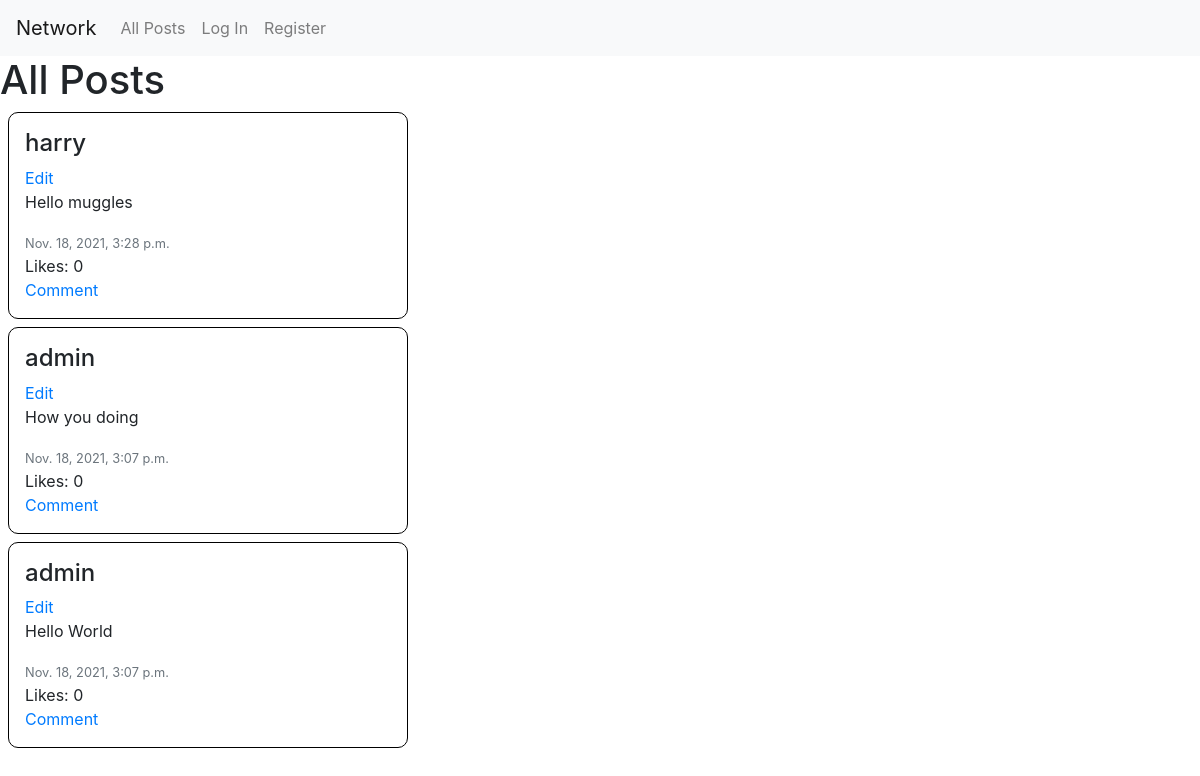
Before: / with the older database file.
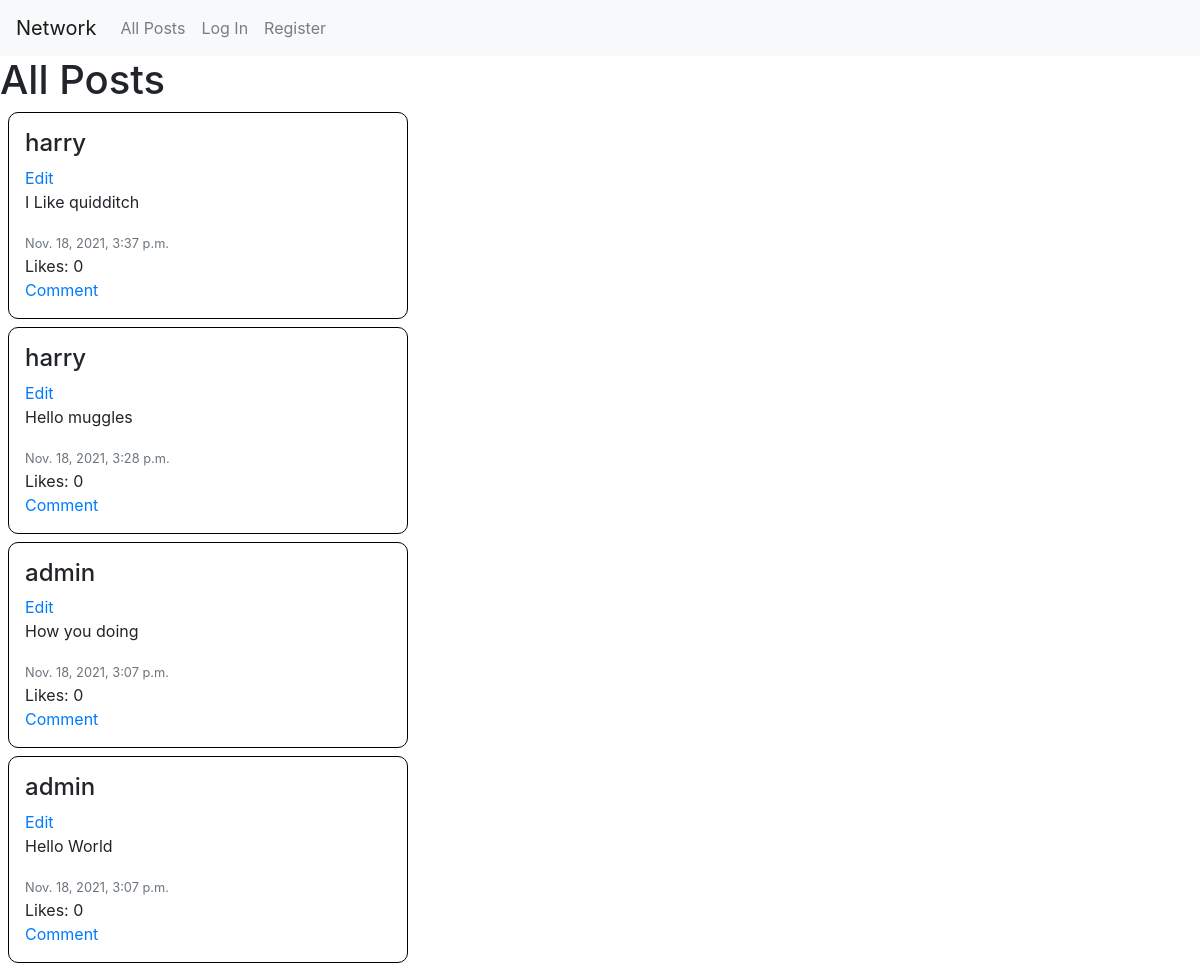
After: the same page with the newer database file.
### network/models.py (models this page shows)
class Post(models.Model):
    creator = models.ForeignKey(User, on_delete=models.CASCADE)
    message = models.CharField(max_length=128)
    timestamp = models.DateTimeField(auto_now_add=True)
    likes = models.IntegerField(default=0)

class User(AbstractUser):
    followers = models.IntegerField(default=0)
    following = models.IntegerField(default=0)

### network/views.py (the view)
# urls.py: path("", views.index, name="index"),
def index(request):
    posts = Post.objects.all().order_by('-timestamp')
    return render(request, "network/index.html", {'posts': posts})

### network/templates/network/index.html (shortened to what this page needs)
{% extends "network/layout.html" %}
{% load static %}
{% block body %}
    <h1>All Posts</h1>
    <div id="posts">
        {% for post in posts %}
        <div class="post  p-3 m-2 col-lg-4 col-sm-6">
            <h4>{{ post.creator }}</h4>
            <a href="#">Edit</a>
            <p>{{ post.message }}</p>
            <small class='text-secondary'>{{ post.timestamp }}</small>
            <br>
            <span>Likes: {{post.likes }}</span> <br>
            <a href="#">Comment</a>
        </div>
        {% endfor %}
    </div>
{% endblock %}

Changed rows visible on the page:
added Post: creator "harry", message "I Like quidditch", timestamp "Nov. 18, 2021, 3:37 p.m.", likes "0"
